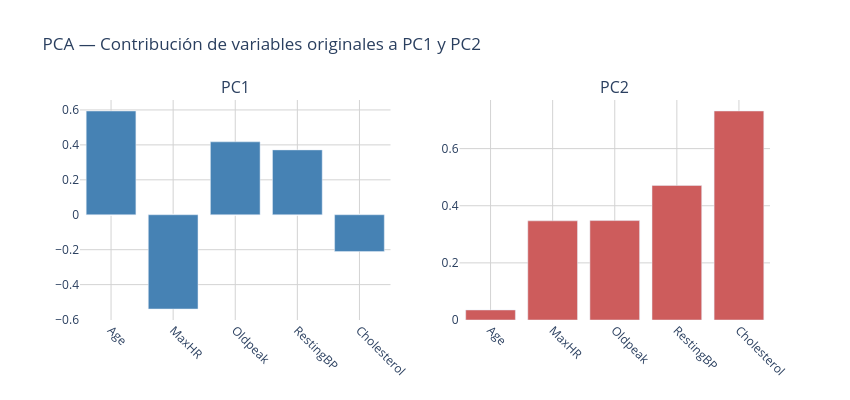

The cell this chart's notebook holds for it:
### Code cell
# 4) Inspección de los vectores propios (loadings) de PC1 y PC2

loadings = pd.DataFrame(
    pca.components_[:2].T,
    columns=["PC1", "PC2"],
    index=nombres_num,
).sort_values("PC1", key=abs, ascending=False)

print("\n── Loadings (vectores propios) de PC1 y PC2 ──")
print(loadings.round(3).to_string())

fig_load = make_subplots(rows=1, cols=2, subplot_titles=("PC1", "PC2"))
fig_load.add_trace(
    go.Bar(x=loadings.index, y=loadings["PC1"], marker_color="steelblue", name="PC1"),
    row=1, col=1,
)
fig_load.add_trace(
    go.Bar(x=loadings.index, y=loadings["PC2"], marker_color="indianred", name="PC2"),
    row=1, col=2,
)
fig_load.update_layout(
    title="PCA — Contribución de variables originales a PC1 y PC2",
    width=850, height=400, showlegend=False,
    paper_bgcolor="white",
    plot_bgcolor="white",
)
fig_load.update_xaxes(tickangle=45, showgrid=True, gridcolor="lightgrey")
fig_load.update_yaxes(showgrid=True, gridcolor="lightgrey")
fig_load.show()
fig_load.write_image("pca_loadings.png", scale=2)

### Figure 1 — Plotly figure (JSON) as saved in the notebook; plotly's stock layout.template omitted (floating-point values rounded to 4 significant figures)
{"data": [{"marker": {"color": "steelblue"}, "name": "PC1", "type": "bar", "x": ["Age", "MaxHR", "Oldpeak", "RestingBP", "Cholesterol"], "xaxis": "x", "y": [0.5939, -0.5395, 0.4175, 0.3712, -0.2101], "yaxis": "y"}, {"marker": {"color": "indianred"}, "name": "PC2", "type": "bar", "x": ["Age", "MaxHR", "Oldpeak", "RestingBP", "Cholesterol"], "xaxis": "x2", "y": [0.03509, 0.3471, 0.3481, 0.471, 0.7317], "yaxis": "y2"}], "layout": {"annotations": [{"font": {"size": 16}, "showarrow": false, "text": "PC1", "x": 0.225, "xanchor": "center", "xref": "paper", "y": 1, "yanchor": "bottom", "yref": "paper"}, {"font": {"size": 16}, "showarrow": false, "text": "PC2", "x": 0.775, "xanchor": "center", "xref": "paper", "y": 1, "yanchor": "bottom", "yref": "paper"}], "height": 400, "paper_bgcolor": "white", "plot_bgcolor": "white", "showlegend": false, "title": {"text": "PCA — Contribución de variables originales a PC1 y PC2"}, "width": 850, "xaxis": {"anchor": "y", "domain": [0, 0.45], "gridcolor": "lightgrey", "showgrid": true, "tickangle": 45}, "xaxis2": {"anchor": "y2", "domain": [0.55, 1], "gridcolor": "lightgrey", "showgrid": true, "tickangle": 45}, "yaxis": {"anchor": "x", "domain": [0, 1], "gridcolor": "lightgrey", "showgrid": true}, "yaxis2": {"anchor": "x2", "domain": [0, 1], "gridcolor": "lightgrey", "showgrid": true}}}
